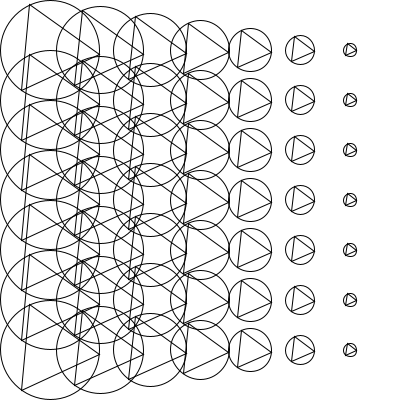
Frame 1 (no input)
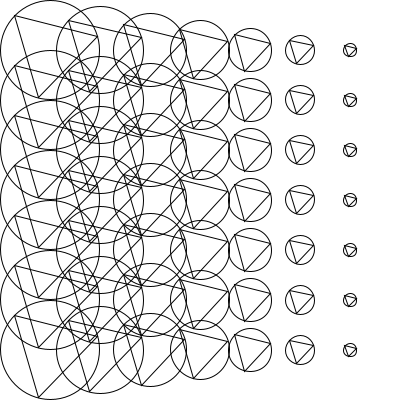
Frame 60 (the mouse pressed at the canvas centre just before this capture)
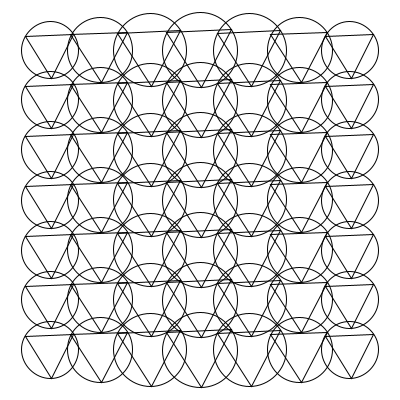
Frame 120 (the mouse held since frame 60 and released just before this capture)

The Processing sketch that drew these frames (run headless with seeded random() and noise(); from frame 60 on, the mouse is pressed at the canvas centre):

// Processing sketch: triangulio_reloco
// ── triangulio_reloco.pde
float rotacion = 0;

void setup() {
  size(400, 400);
  noFill();
}

void draw() {
  background(255);
  rotacion += 0.1;
  //float ang = map(mouseX, 0, 400, 0,TWO_PI*2);
  //float dis = dist(width/2,height/2,mouseX,mouseY);
  for (int j = 50; j < height; j+=50) {
    for (int i = 50; i < width; i+=50) {
      float dis = dist(i,50,mouseX,mouseY);
      dis = map(dis,0,400,60,0);
      triangulo(i, j, dis, rotacion);
    }
  }
}

void triangulo(float cx, float cy, float rad, float ang) {
  ellipse(cx, cy, rad*2, rad*2);
  float p1x, p1y, p2x, p2y, p3x, p3y;
  float variacion = TWO_PI/3; 
  p1x = cx+cos(ang)*rad;
  p1y = cy+sin(ang)*rad;
  p2x = cx+cos(ang+variacion)*rad;
  p2y = cy+sin(ang+variacion)*rad;
  p3x = cx+cos(ang+variacion*2)*rad;
  p3y = cy+sin(ang+variacion*2)*rad;
  triangle(p1x, p1y, p2x, p2y, p3x, p3y);
}
